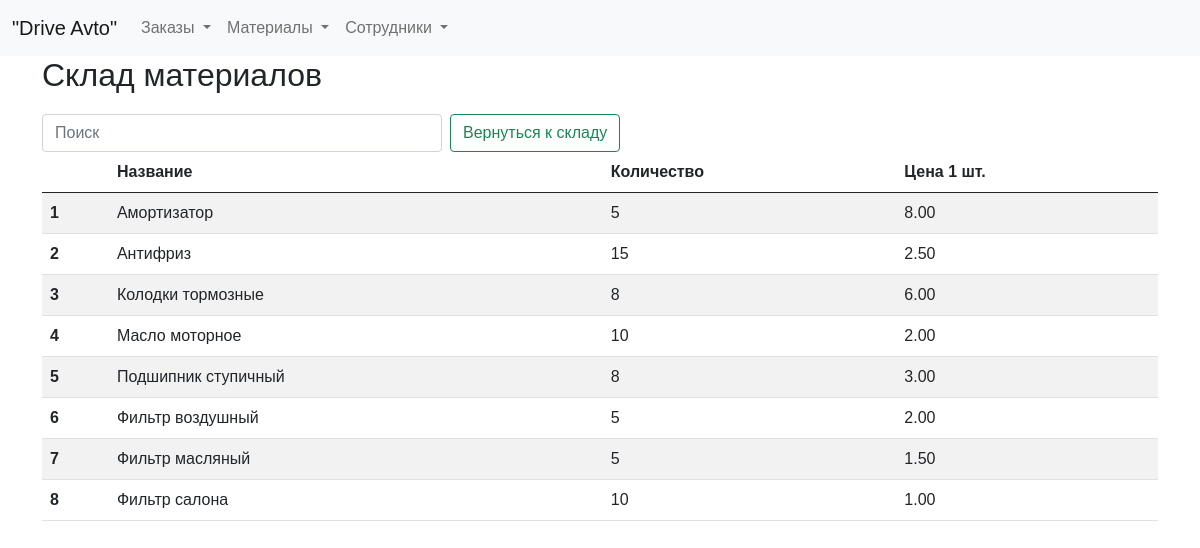
Page /stock on the earlier database version.
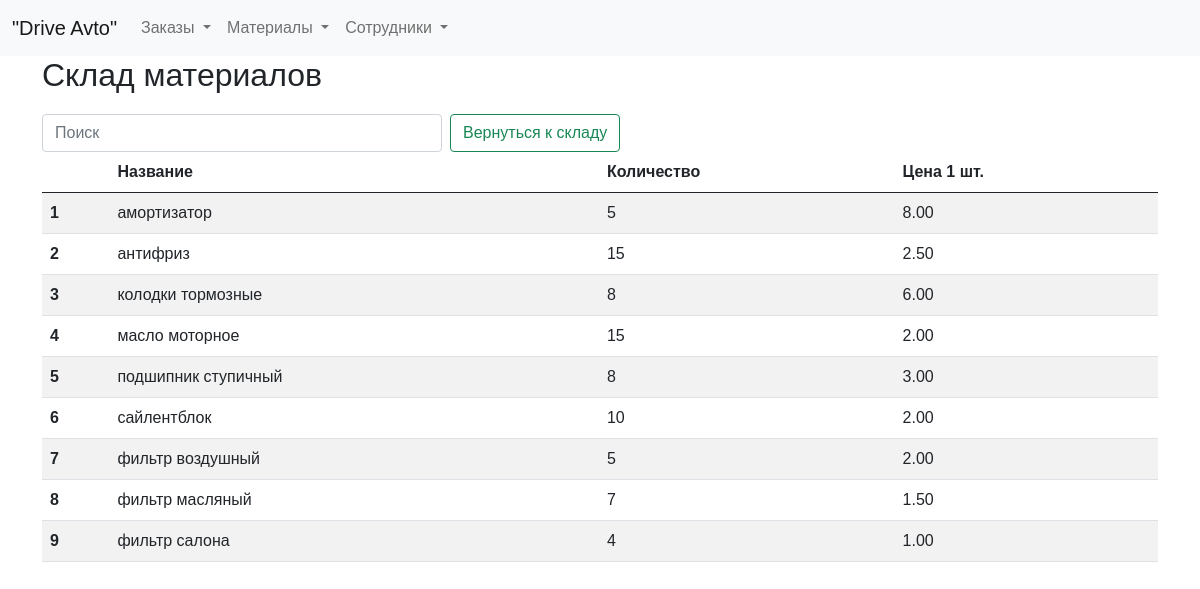
Same page on the later database version.
### tables this page shows
CREATE TABLE stock_plus (
id integer PRIMARY KEY AUTOINCREMENT,
name text NOT NULL,
quantity integer NOT NULL,
price_unit integer NOT NULL
);

### fcompany.py (the view)
@app.route("/stock")
def showStock():
    return render_template("stock.html", title="Склад материалов", stock=dbase.getStock())

### FDataBase.py (called while the page is built)
    def getStock(self):
        sql = '''SELECT
                    sp.name AS name_total,
                    SUM(sp.quantity) - COALESCE(SUM(sm.quantity), 0) AS quantity_total,
	                sp.price_unit AS price_unit_total
                 FROM
                    stock_plus sp
                    LEFT JOIN
                    stock_minus sm ON sp.name = sm.name AND sp.price_unit = sm.price_unit
                 GROUP BY
                    sp.name, sp.price_unit;'''
        try:
            self.__cur.execute(sql)
            res = self.__cur.fetchall()
            stock_list = [dict(row) for row in res]
            if stock_list:
                return stock_list
        except sqlite3.Error as e:
            print("Ошибка добавления статьи в БД " + str(e))
        return []

### fcompany.py (called while the page is built)
def connect_db():  # общая функция для установления соединения с БД
    conn = sqlite3.connect(app.config['DATABASE'])
    conn.row_factory = sqlite3.Row  # записи будут представлены не в виде кортежей, а в виде словаря (для исп в шаблонах)
    return conn

def get_db():
    if not hasattr(g, 'link_db'):
        g.link_db = connect_db()
    return g.link_db

@app.before_request
def before_request():
    global dbase
    db = get_db()
    dbase = FDataBase(db)

### templates/stock.html (shortened to what this page needs)
{% extends 'base.html' %}
{% block content %}
<h2>Склад материалов</h2>
<form class="d-flex" role="search">
  <input class="form-control me-2 narrow-search" type="search" id="searchInput" placeholder="Поиск" aria-label="Search">
  <button class="btn btn-outline-success narrow-button" type="submit">Вернуться к складу</button>
</form>
<table id="myTable" class="table table-striped">
  <thead>
    <tr>
      <th scope="col"></th>
      <th scope="col">Название</th>
      <th scope="col">Количество</th>
      <th scope="col">Цена 1 шт.</th>
    </tr>
  </thead>
  <tbody>
    {% for row in stock %}
    <tr>
      <th scope="row">{{ loop.index }}</th>
      <td>{{ row.name_total }}</td>
      <td>{{ row.quantity_total }}</td>
      <td>{{ '%.2f' % (row.price_unit_total / 100) }}</td>
    </tr>
    {% endfor %}
  </tbody>
</table>
{% endblock %}

### templates/base.html (shortened to what this page needs)
<!doctype html>
<html lang="ru">
  <head>
    <link href="https://cdn.jsdelivr.net/npm/bootstrap@5.0.2/dist/css/bootstrap.min.css" rel="stylesheet">
    <link rel="stylesheet" type="text/css" href="https://cdn.datatables.net/1.10.25/css/dataTables.bootstrap5.css">
    <link type="text/css" href="{{ url_for('static', filename='css/styles.css')}}" rel="stylesheet" />
  </head>
  <body>
<header>
<nav class="navbar navbar-expand-lg navbar-light bg-light">
  <div class="container-fluid">
    <a class="navbar-brand" href="/">"Drive Avto"</a>
    <div class="collapse navbar-collapse w-100 justify-content-center" id="navbarSupportedContent">
      <ul class="navbar-nav me-auto mb-2 mb-lg-0">
        <li class="nav-item dropdown">
          <a class="nav-link dropdown-toggle" href="#" role="button" data-bs-toggle="dropdown" aria-expanded="false">
            Заказы
          </a>
        </li>
        <li class="nav-item dropdown">
          <a class="nav-link dropdown-toggle" href="#" role="button" data-bs-toggle="dropdown" aria-expanded="false">
            Материалы
          </a>
        </li>
        <li class="nav-item dropdown">
          <a class="nav-link dropdown-toggle" href="#" role="button" data-bs-toggle="dropdown" aria-expanded="false">
            Сотрудники
          </a>
        </li>
      </ul>
    </div>
  </div>
</nav>
</header>
<div class="container">
        {% block content %} {% endblock %}
</div>
  </body>
</html>

### static/css/styles.css (style rules this page uses)
.narrow-button { max-width: 250px; white-space: nowrap; font-size: 16px; }
.narrow-search { max-width: 400px; }
html, body { font-family: 'Arial'; margin: 0; padding: 0; height: 100%; width: 100%; }
a { color: #0059b2; text-decoration: none; }

Differences in the rows shown:
removed stock_plus: name_total "Фильтр масляный", quantity_total "5", price_unit_total "1.50"
removed stock_plus: name_total "Фильтр салона", quantity_total "10", price_unit_total "1.00"
changed stock_plus: name_total "Амортизатор" → "амортизатор"
changed stock_plus: name_total "Антифриз" → "антифриз"
changed stock_plus: name_total "Колодки тормозные" → "колодки тормозные"
changed stock_plus: name_total "Масло моторное" → "масло моторное"; quantity_total "10" → "15"
changed stock_plus "3.00": name_total "Подшипник ступичный" → "подшипник ступичный"
added stock_plus: name_total "сайлентблок", quantity_total "10", price_unit_total "2.00"
changed stock_plus: name_total "Фильтр воздушный" → "фильтр воздушный"
added stock_plus: name_total "фильтр масляный", quantity_total "7", price_unit_total "1.50"
added stock_plus: name_total "фильтр салона", quantity_total "4", price_unit_total "1.00"
